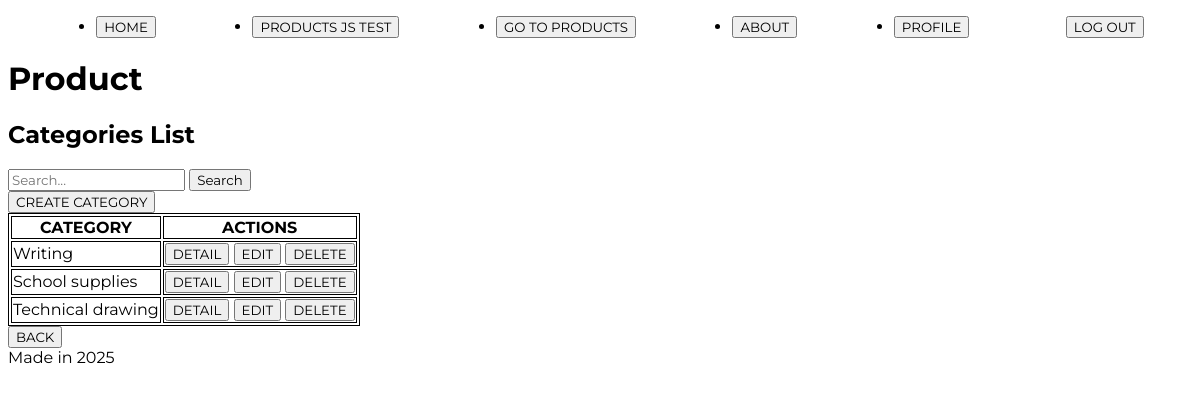
/product/category/list (signed in), run on the app's committed database.
### product/models.py (models this page shows, shortened)
class Category(models.Model):
    name = models.CharField(max_length=255, unique=True)
    description = models.TextField(blank=True, null=True, verbose_name='Description')
    def __str__(self):
        return self.name
    class Meta:
        verbose_name = 'Product categories'

### product/views_models/category.py (the view)
# urls.py: path('category/list', category.category_list, name='category_list'),
def category_list(request: HttpRequest) -> HttpResponse: #anotación de tipo (HttpRequest) que devuelve una respuesta
    search = request.GET.get('query')
    if search:
        queryset = models.Category.objects.filter(name__icontains=request.GET.get('query'))
    else:
        queryset = models.Category.objects.all() #Se llama a todos los registros de la base de datos (puede paginarse/filtrarse a demanda)
    context2 = context.copy()
    context2.update({"object_list":queryset})
    return render(request, 'product/Category_crud/category_list.html', context2)

### product/templates/product/Category_crud/category_list.html
{% extends 'core/base.html' %}
{% block content %}
<h1>Product</h1>
<h2>Categories List</h2>
<form method="get" action="">
    <input type="text" name="query" placeholder="Search...">
    <button type="submit">Search</button>
</form>
<a href="{% url 'product:category_create' %}"><button>CREATE CATEGORY</button></a>
<table class="tablaPrueba">
    <thead>
        <tr>
            <th>CATEGORY</th>
            <th>ACTIONS</th>
        </tr>
    </thead>
    <tbody>
        {% for category in object_list %}
        <tr>
            <td> {{ category }}</td>
            <td>
                <a href="{% url 'product:category_detail' category.id %}"><button>DETAIL</button></a>
                <a href="{% url 'product:category_update' category.id %}"><button>EDIT</button></a>
                <a href="{% url 'product:category_delete' category.id %}"><button>DELETE</button></a>
            </td>
        </tr>
        {% empty %}
        <tr>
            <td>No data available</td>
        </tr>
        {% endfor %}
    </tbody>
</table>
<a href="{% url 'product:index' %}"><button>BACK</button></a>
{% endblock content %}

### core/static/core/css/styles.css (style rules this page uses)
* { font-family: 'Montserrat', sans-serif; }
.tablaPrueba,thead,th,tbody,tr,td { border: 1px solid; }

### data on the page
Category: name "Writing"
Category: name "School supplies"
Category: name "Technical drawing"

### other printed values
{{ year }} "2025"
